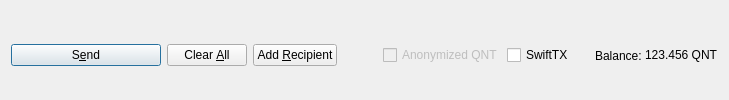
         <widget class="QFrame" name="frame_Send">
          <layout class="QHBoxLayout" name="horizontalLayout">
           <property name="bottomMargin">
            <number>0</number>
           </property>
           <item>
            <widget class="QPushButton" name="sendButton">
             <property name="minimumSize">
              <size>
               <width>150</width>
               <height>0</height>
              </size>
             </property>
             <property name="toolTip">
              <string>Confirm the send action</string>
             </property>
             <property name="text">
              <string>S&amp;end</string>
             </property>
             <property name="icon">
              <iconset resource="../quantlab.qrc">
               <normaloff>:/icons/send</normaloff>:/icons/send</iconset>
             </property>
             <property name="autoDefault">
              <bool>false</bool>
             </property>
             <property name="default">
              <bool>true</bool>
             </property>
            </widget>
           </item>
           <item>
            <widget class="QPushButton" name="clearButton">
             <property name="sizePolicy">
              <sizepolicy hsizetype="Minimum" vsizetype="Fixed">
               <horstretch>0</horstretch>
               <verstretch>0</verstretch>
              </sizepolicy>
             </property>
             <property name="toolTip">
              <string>Clear all fields of the form.</string>
             </property>
             <property name="text">
              <string>Clear &amp;All</string>
             </property>
             <property name="icon">
              <iconset resource="../quantlab.qrc">
               <normaloff>:/icons/remove</normaloff>:/icons/remove</iconset>
             </property>
             <property name="autoDefault">
              <bool>false</bool>
             </property>
            </widget>
           </item>
           <item>
            <widget class="QPushButton" name="addButton">
             <property name="toolTip">
              <string>Send to multiple recipients at once</string>
             </property>
             <property name="text">
              <string>Add &amp;Recipient</string>
             </property>
             <property name="icon">
              <iconset resource="../quantlab.qrc">
               <normaloff>:/icons/add</normaloff>:/icons/add</iconset>
             </property>
             <property name="autoDefault">
              <bool>false</bool>
             </property>
            </widget>
           </item>
           <item>
            <spacer name="horizontalSpacer">
             <property name="orientation">
              <enum>Qt::Horizontal</enum>
             </property>
             <property name="sizeHint" stdset="0">
              <size>
               <width>40</width>
               <height>20</height>
              </size>
             </property>
            </spacer>
           </item>
           <item>
            <layout class="QHBoxLayout" name="horizontalLayout_2">
             <property name="spacing">
              <number>3</number>
             </property>
             <item>
              <widget class="QCheckBox" name="checkzQNT">
               <property name="enabled">
                <bool>false</bool>
               </property>
               <property name="text">
                <string>Anonymized QNT</string>
               </property>
              </widget>
             </item>
             <item>
              <widget class="QCheckBox" name="checkSwiftTX">
               <property name="enabled">
                <bool>true</bool>
               </property>
               <property name="minimumSize">
                <size>
                 <width>85</width>
                 <height>0</height>
                </size>
               </property>
               <property name="text">
                <string>SwiftTX</string>
               </property>
              </widget>
             </item>
             <item>
              <widget class="QLabel" name="label">
               <property name="text">
                <string>Balance:</string>
               </property>
              </widget>
             </item>
             <item>
              <widget class="QLabel" name="labelBalance">
               <property name="sizePolicy">
                <sizepolicy hsizetype="Preferred" vsizetype="Fixed">
                 <horstretch>0</horstretch>
                 <verstretch>0</verstretch>
                </sizepolicy>
               </property>
               <property name="cursor">
                <cursorShape>IBeamCursor</cursorShape>
               </property>
               <property name="text">
                <string notr="true">123.456 QNT</string>
               </property>
               <property name="textInteractionFlags">
                <set>Qt::LinksAccessibleByMouse|Qt::TextSelectableByKeyboard|Qt::TextSelectableByMouse</set>
               </property>
              </widget>
             </item>
            </layout>
           </item>
          </layout>
         </widget>
